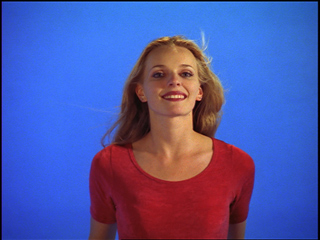
#> input picture image.jpeg, 320 x 240 px
$ python vision1tp.py
#> lines starting #> are read from the running program, lines starting #| are printed output that depends on the picture; after the words box and inside, x2 and y2 are one past the last pixel; in counts of white or black regions, pixels touching at a corner belong together
import cv2
import numpy as np

# 读取图像
person = cv2.imread('image.jpeg')
#> person is the input picture: shape (240, 320, 3); mean B, G, R 164.7, 87.2, 80.4
beach = cv2.imread('plage.jpg')
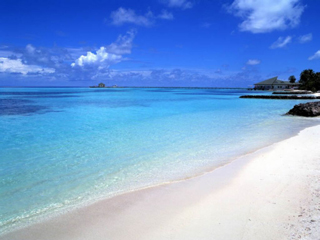
#> input picture plage.jpg, 320 x 240 px
#> beach is the input picture: shape (240, 320, 3); mean B, G, R 215.9, 161.5, 120.7

redChannel = person[:, :, 2] # Red channel
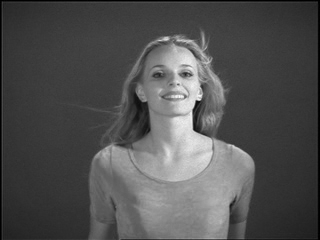
#> redChannel: shape (240, 320); min 0, max 255, mean 80.4
greenChannel = person[:, :, 1] # Green channel
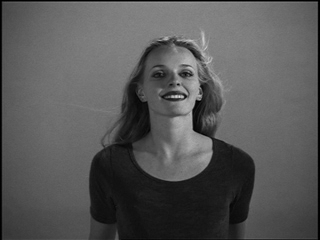
#> greenChannel: shape (240, 320); min 0, max 223, mean 87.2
blueChannel = person[:, :, 0] # Blue channel
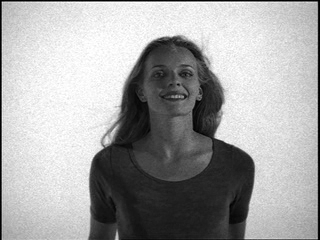
#> blueChannel: shape (240, 320); min 0, max 255, mean 164.7

rws, cls = person[:, :, 0].shape
#> rws = 240; cls = 320

mask = np.zeros((rws, cls), dtype=np.uint8)

for i in range(rws):
    for j in range(cls):
        if redChannel[i, j] < 100 and greenChannel[i, j] < 150 and blueChannel[i, j] > 152:
            mask[i, j] = 0
            #black
        else:
            mask[i, j] = 255
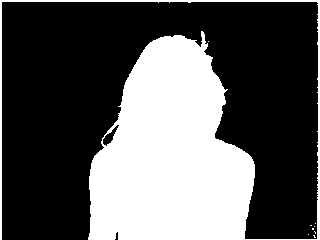
#> mask: shape (240, 320); 34.6% white; 9 white regions (8 under 20 px), largest, box (x1, y1, x2, y2) and area: (0, 0, 320, 240) 26543
            #white

only = cv2.bitwise_and(person, person, mask=mask)
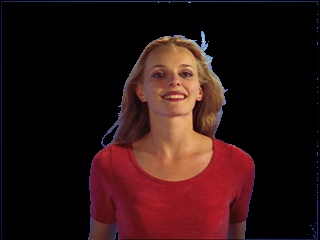
#> only: shape (240, 320, 3); mean B, G, R 18.3, 19.1, 43.2
#result = cv2.addWeighted(only,0.5, beach,0.5,0 )

line, col = only[:, :, 0].shape
#> line = 240; col = 320

mask2 = np.zeros((rws, cls, 3), dtype=np.uint8)

for i in range(line):
    for j in range(col):
        if only[i, j].all() == 0:
            mask2[i, j, 0] = beach[i, j, 0]
            mask2[i, j, 1] = beach[i, j, 1]
            mask2[i, j, 2] = beach[i, j, 2]
            #black
        else:
            mask2[i, j, 0] = only[i, j, 0]
            mask2[i, j, 1] = only[i, j, 1]
            mask2[i, j, 2] = only[i, j, 2]
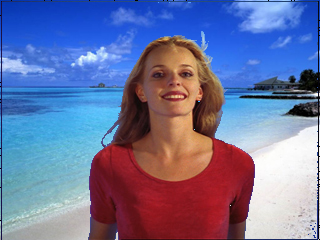
#> mask2: shape (240, 320, 3); mean B, G, R 158, 115.9, 110.3
            #white

# 显示结果
cv2.imshow('mask', mask)
cv2.imshow('only', only)
cv2.imshow('result', mask2)
cv2.waitKey(0)
cv2.destroyAllWindows()
